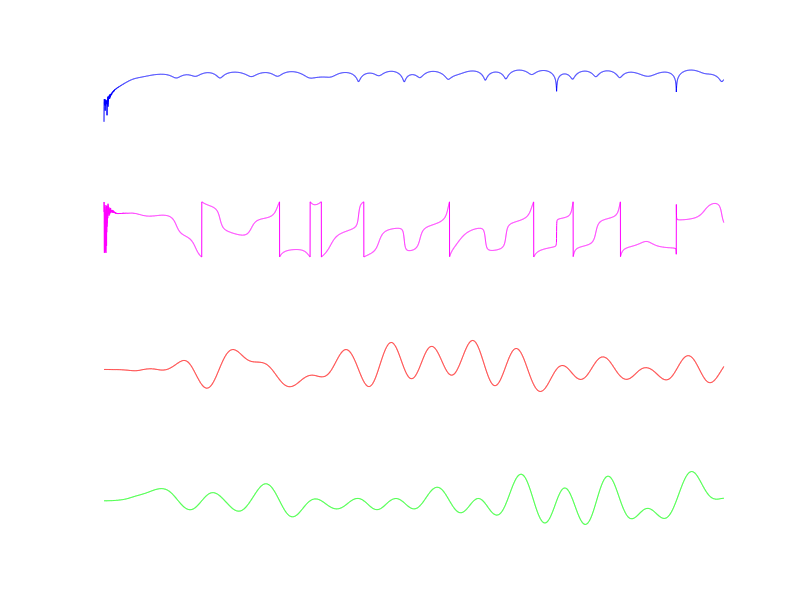
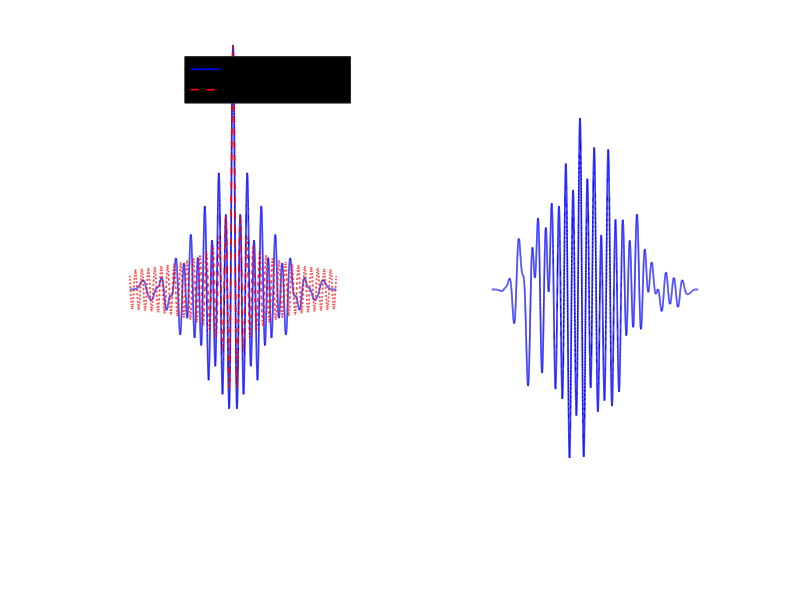

Write the MATLAB code that produced these figures, in order. (Note: this script raises an error after producing the figures.)
%% Problem 1a(a): Levinson AR-based Noise Coloring Filter — Fading Simulator
% Jake's PSD model: AR(P) filter driven by white Gaussian noise

clear; clc; close all;

set(groot, 'DefaultFigureColor', 'k');
set(groot, 'DefaultAxesColor', 'k');
set(groot, 'DefaultTextColor', 'w');    % 'w' is White
set(groot, 'DefaultAxesXColor', 'w');
set(groot, 'DefaultAxesYColor', 'w');
clf;

%% ---- Parameters ----
v   = 30;           % velocity (m/s)
fc  = 2e9;          % carrier frequency (Hz)
c   = 3e8;          % speed of light (m/s)
W   = 50e3;         % one-sided bandwidth (2W = 100 kHz)
Ts  = 1 / (2*W);    % sampling period: 10 us
fd  = v * fc / c;   % max Doppler frequency: 200 Hz
N   = 8000;         % number of samples
P   = 100;          % AR model order (tune between 50-200)

%% ---- Step 1: Jake's autocorrelation (per I or Q component) ----
% Full complex ACF:  R_h[k] = J0(2*pi*fd*k*Ts)   (unit total power)
% I (or Q) component ACF: R_comp[k] = 0.5 * J0(...)  (half the power each)
lags   = 0:P;
R_comp = 0.5 * besselj(0, 2*pi * fd * Ts * lags);
R_comp(1) = R_comp(1) + 1e-6; 

%% ---- Step 2: Levinson-Durbin — solve Yule-Walker equations ----
% Returns AR polynomial a (length P+1, a(1)=1) and prediction error sigma2
[a, sigma2] = levinson(R_comp, P);

%% ---- Step 3: White Gaussian noise (independent I and Q) ----
rng(42);   % fix seed for reproducibility
w_I = sqrt(sigma2) * randn(1, N);
w_Q = sqrt(sigma2) * randn(1, N);

%% ---- Step 4: Color the noise — filter through 1/A(z) ----
% filter(B, A, x): B=1 (no numerator zeros), A=a (denominator polynomial)
h_I = filter(1, a, w_I);
h_Q = filter(1, a, w_Q);

h = h_I + 1j * h_Q;    % complex path gain

%% ---- Plot: Time-domain fading realization ----
t_ms = (0:N-1) * Ts * 1e3;   % time in ms

figure('Name', 'Levinson AR Fading — v=30 m/s');

subplot(4,1,1);
plot(t_ms, 20*log10(abs(h)), 'b');
xlabel('Time (ms)'); ylabel('Instantaneous power |{\it h}[n]|^2 (dB)', 'Interpreter', 'tex');
title_str = sprintf('Path Gain Envelope for an AR(%d) process with {\\itv} = %d m/s or {\\itf}_d = %.0f Hz with Levinson Method', P, v, fd);
title(title_str, 'Interpreter', 'tex');
grid on;

subplot(4,1,2);
plot(t_ms, angle(h) * 180/pi, 'm');
xlabel('Time (ms)'); 
ylabel('Phase (deg)');
title_str_phase1 = sprintf('Instantaneous Phase of the AR(%d) process with {\\itv} = %d m/s or {\\itf}_d = %.0f Hz with Levinson Method', P, v, fd);
title(title_str_phase1, 'Interpreter', 'tex');
grid on;


subplot(4,1,3);
plot(t_ms, h_I, 'r');
xlabel('Time (ms)'); ylabel('Amplitude');
title_str2 = sprintf('Real part (I component) of the AR(%d) process with {\\itv} = %d m/s or {\\itf}_d = %.0f Hz with Levinson Method ', P, v, fd'); 
title(title_str2, 'Interpreter', 'tex');
grid on;

subplot(4,1,4);
plot(t_ms, h_Q, 'g');
xlabel('Time (ms)'); ylabel('Amplitude');
title_str3 = sprintf('Imaginary part (Q component) of the AR(%d) process with {\\itv} = %d m/s or {\\itf}_d = %.0f Hz with Levinson Method', P, v, fd'); 
title(title_str3, 'Interpreter', 'tex');
grid on;

%% Figure 2: ACF and Cross-correlation
Ns   = length(h);
Nlag     = min(40000, Ns-1);                               % lag range to display
[acf, lags] = xcorr(h,   Nlag, 'normalized');            % ACF of complex h
[xc,  ~   ] = xcorr(h_I, h_Q, Nlag, 'normalized');      % cross-corr I vs Q

tau_ms   = lags * Ts * 1e3;                              % lag axis in ms
R_theory = besselj(0, 2*pi * fd * abs(lags) * Ts);      % theoretical: J0(2*pi*fd*tau)

figure('Name', 'ACF and Cross-Correlation: Levinson Method');

% --- Subplot 1: Autocorrelation (ACF) ---
subplot(1,2,1);
plot(tau_ms, real(acf), 'b', 'LineWidth', 1.2); hold on;
plot(tau_ms, R_theory,  'r--', 'LineWidth', 1.2);
xlabel('Time Lag, {\it\tau} (ms)', 'Interpreter', 'tex'); 
ylabel('{\itR_h}[{\it\tau}]', 'Interpreter', 'tex');
title_str1 = sprintf('Autocorrelation (ACF) of the AR(%d) process with {\\itv} = %d m/s or {\\itf}_d = %.0f Hz with Levinson Method', P, v, fd);
title(title_str1, 'Interpreter', 'tex');
legend('Simulated (Real Part)', 'Theoretical: {\itJ}_0(2\pi{\itf}_d{\it\tau})', 'Interpreter', 'tex');
grid on;

% --- Subplot 2: Cross-Correlation ---
xc_real  = real(xc);
rms_xc   = sqrt(mean(xc_real.^2));

subplot(1,2,2);
plot(tau_ms, xc_real, 'b', 'LineWidth', 1.2); hold on;
yline(0, 'r--', 'LineWidth', 1.2);
xlabel('Time Lag, {\it\tau} (ms)', 'Interpreter', 'tex'); 
ylabel('{\itR}_{IQ}[{\it\tau}]', 'Interpreter', 'tex');

title_str2 = sprintf('Cross-Correlation (I vs Q) of the AR(%d) process with {\\itv} = %d m/s or {\\itf}_d = %.0f Hz with Levinson Method', P, v, fd);
title(title_str2, 'Interpreter', 'tex');
legend('Simulated', 'Ideal (0)', 'Interpreter', 'tex');
grid on;

% Add RMS Text Box
text(0.02, 0.95, sprintf('RMS = %.4f', rms_xc), ...
    'Units', 'normalized', 'VerticalAlignment', 'top', ...
    'FontSize', 12, 'Color', 'w', 'BackgroundColor', 'k', 'EdgeColor', 'k');


%% ---- Second Independent Path (different random draw) ----
% Remark 2 in Zheng & Xiao: using distinct (theta_k, phi_nk, varphi_nk)
% creates uncorrelated faders with identical statistical properties

rng(99);   % different seed -> independent realization
w_I2 = sqrt(sigma2) * randn(1, N);
w_Q2 = sqrt(sigma2) * randn(1, N);
h_I2 = filter(1, a, w_I2);
h_Q2 = filter(1, a, w_Q2);

h2 = h_I2 + 1j * h_Q2;    % complex path gain

%% ---- Cross-correlation: h (path 1) vs h2 (path 2) ----
[xc_paths, lags_p] = xcorr(h, h2, Nlag, 'normalized');
xc_paths_real = real(xc_paths);
rms_paths     = sqrt(mean(xc_paths_real.^2));
tau_ms_p      = lags_p * Ts * 1e3;

%% ---- Figure 3: Inter-Path Correlation Plot ----
figure('Name', 'Inter-Path Correlation: Path 1 vs Path 2');

subplot(1,2,1);
plot(t_ms, 20*log10(abs(h)),  'b', 'LineWidth', 1);  hold on;
plot(t_ms, 20*log10(abs(h2)), 'r', 'LineWidth', 1);
xlabel('Time (ms)');
ylabel('|h[n]| (dB)');
title_str_p = sprintf('Two Independent Path Gains of the AR(%d) process with {\\itv} = %d m/s or {\\itf}_d = %.0f Hz with Levinson Method', P, v, fd);
title(title_str_p, 'Interpreter', 'tex');
legend('Path 1', 'Path 2');
grid on;

subplot(1,2,2);
plot(tau_ms_p, xc_paths_real, 'w', 'LineWidth', 1.2);  hold on;
yline(0, 'r--', 'LineWidth', 1.2);
xlabel('Time Lag, {\it\tau} (ms)', 'Interpreter', 'tex');
ylabel('R_{h_1 h_2}[\tau]', 'Interpreter', 'tex');
title_str_xc = sprintf('Cross-Correlation of Path 1 vs Path 2, each of the AR(%d) process with {\\itv} = %d m/s or {\\itf}_d = %.0f Hz with Levinson Method', P, v, fd);
title(title_str_xc, 'Interpreter', 'tex');
legend('Simulated', 'Ideal (0)', 'Interpreter', 'tex');
grid on;
text(0.02, 0.95, sprintf('RMS = %.4f', rms_paths), ...
    'Units', 'normalized', 'VerticalAlignment', 'top', ...
    'FontSize', 12, 'Color', 'w', 'BackgroundColor', 'k', 'EdgeColor', 'k');
